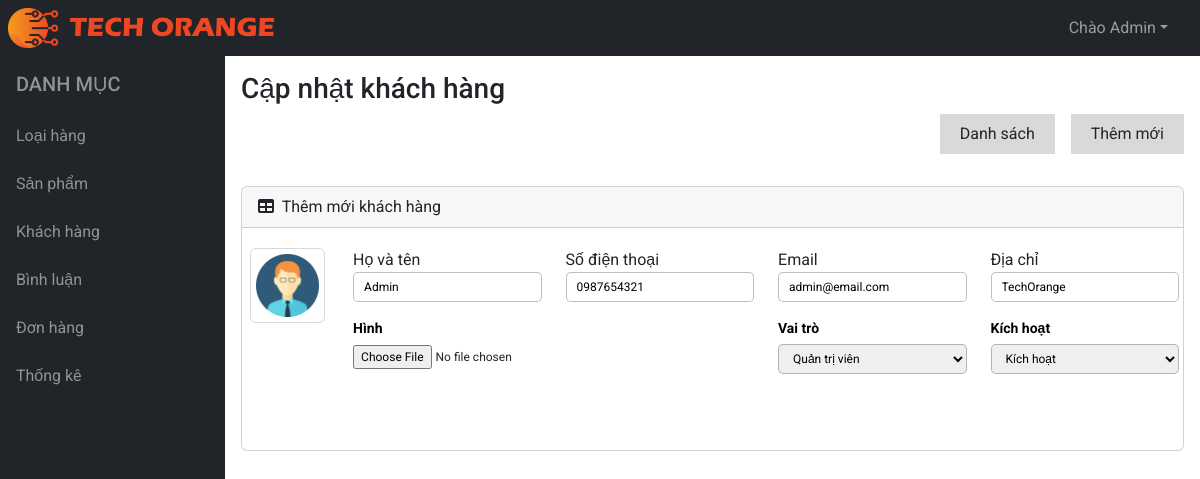
The app's page /admin/khach-hang/index.php?btn_edit&ma_nguoi_dung=1 with its own data.
### tables this page shows
CREATE TABLE IF NOT EXISTS `nguoi_dung` (
 `ma_nguoi_dung` INT NOT NULL AUTO_INCREMENT,
 `so_dien_thoai` VARCHAR(11) NOT NULL,
 `mat_khau` VARCHAR(100) NOT NULL,
 `ho_ten` VARCHAR(45) NOT NULL,
 `email` VARCHAR(100) NOT NULL,
 `hinh_anh` VARCHAR(100) NULL,
 `dia_chi` VARCHAR(100) NOT NULL,
 `vai_tro` TINYINT(1) DEFAULT 0,
 `kich_hoat` TINYINT(1) DEFAULT 1,
 PRIMARY KEY (`ma_nguoi_dung`));

### admin/khach-hang/index.php (called while the page is built, shortened)
<?php
require_once '../../global.php';
extract($_REQUEST);
if (exist_param("btn_insert")) {
    $phone_check = '/^[0-9]{10}+$/';
    $email_check = '/^[a-zA-Z0-9._%+-]+@*\.*$/';
    $insert_so_dien_thoai = ucfirst(trim(preg_replace('/\s+/', ' ', $insert_so_dien_thoai)));
    $save_image = save_file("hinh_anh", "$IMAGE_DIR/user/");
    $insert_hinh_anh = $save_image ? $save_image : "user.png";
    $insert_mat_khau1 = md5($insert_mat_khau);
    if (empty($insert_ho_ten) || empty($insert_email) || empty($insert_so_dien_thoai) || empty($insert_mat_khau)) {
        $MESSAGE = "Không được để trống các field";
    } elseif (!preg_match($phone_check, $insert_so_dien_thoai)) {
        $MESSAGE = "Số điện thoại không hợp lệ";
    } elseif (!filter_var($insert_email, FILTER_VALIDATE_EMAIL)) {
        $MESSAGE = "Email không không hợp lệ";
    } elseif (strlen($insert_mat_khau) < 6) {
        $MESSAGE = "Mật khẩu phải nhiều hơn 6 kí tự";
    } elseif (user_exist_phone($insert_so_dien_thoai)) {
        $MESSAGE = "Số điện thoại đã tồn tại";
    } elseif (user_exist_email($insert_email)) {
        $MESSAGE = "Email đã tồn tại đã tồn tại";
    } else {
        try {
            user_insert($insert_so_dien_thoai, $insert_mat_khau1, $insert_ho_ten, $insert_email, $insert_hinh_anh, $insert_dia_chi, $insert_vai_tro, $insert_kich_hoat);
            unset($insert_so_dien_thoai, $insert_mat_khau1, $insert_ho_ten, $insert_email, $insert_hinh_anh, $insert_dia_chi, $insert_vai_tro, $insert_kich_hoat);
            $MESSAGE_SUCCESS = "Thêm mới thành công!";
        } catch (Exception $exc) {
            $MESSAGE = "Thêm mới thất bại!";
        }
    }
    $VIEW_NAME = "khach-hang/new.php";
} elseif (exist_param("btn_edit")) {
    $items = user_select_by_id($ma_nguoi_dung);
    extract($items);
} elseif (exist_param("btn_list")) {
    $items = user_select_all();
    $VIEW_NAME = "khach-hang/list.php";
} else {
    $VIEW_NAME = "khach-hang/new.php";
}
require "../layout.php";

### models/pdo.php (called while the page is built, shortened)
<?php
function pdo_get_connection()
{
    $servername = "localhost";
    $dbname = "db_techorange";
    $username = "root";
    $password = "";
    try {
        $conn = new PDO("mysql:host=$servername;dbname=$dbname", $username, $password);
        $conn->setAttribute(PDO::ATTR_ERRMODE, PDO::ERRMODE_EXCEPTION);
        return $conn;
    } catch (PDOException $e) {
        echo "Connection failed: " . $e->getMessage();
    }
}
function pdo_query_one($sql)
{
    $sql_args = array_slice(func_get_args(), 1);
    try {
        $conn = pdo_get_connection();
        $stmt = $conn->prepare($sql);
        $stmt->execute($sql_args);
        $row = $stmt->fetch(PDO::FETCH_ASSOC);
        return $row;
    } catch (PDOException $e) {
        echo "Error: " . $e->getMessage();
    } finally {
        unset($conn);
    }
}

### models/user.php (called while the page is built, shortened)
<?php
require_once 'pdo.php';
function user_select_by_id($ma_nguoi_dung)
{
  $sql = "SELECT * FROM nguoi_dung WHERE ma_nguoi_dung=?";
  return pdo_query_one($sql, $ma_nguoi_dung);
}

### global.php (called while the page is built, shortened)
<?php
$URL = "/TechOrange";
$imagesURL = "$URL/assets/images";
?>

### admin/khach-hang/edit.php (the view, shortened to what this page needs)
<main>
    <div class="container-fluid p-3">
        <h3>Cập nhật khách hàng</h3>
        <div class="tools">
            <div class="d-flex ms-auto gap-3">
                <a href="index.php?btn_list">Danh sách</a>
                <a href="index.php?btn_new">Thêm mới</a>
            </div>
        </div>
    </div>
    <div class="card m-3">
        <div class="card-header">
            <i class="fas fa-table me-1"></i>
            Thêm mới khách hàng
        </div>
        <div class="content_sp">
            <form class="d-flex gap-3" action="index.php" method="post" enctype="multipart/form-data">
                <div class="col-1">
                    <div class="row img-thumbnail">
                        <?php if(is_file("../../assets/images/User/".$hinh_anh)) : ?>
                            <img src="<?= $imagesURL ?>/User/<?= $hinh_anh ?>" alt="">
                        <?php else : ?>
                            <img src="<?= $imagesURL ?>/User/admin.png" alt="">
                        <?php endif; ?>
                    </div>
                </div>
                <div class="col-11 d-flex flex-column gap-3">
                    <div class="row">
                        <div class="col">
                            <label>Họ và tên</label>
                            <input type="text" name="edit_ho_ten" class="field-input" placeholder="abc" value="<?= $ho_ten ?>">
                        </div>
                        <div class="col">
                            <label>Số điện thoại</label>
                            <input class="field-input w-100" name="edit_so_dien_thoai" type="number" placeholder="09..." value="<?= $so_dien_thoai ?>">
                        </div>
                        <div class="col">
                            <label>Email</label>
                            <input class="field-input w-100" name="edit_email" type="email" placeholder="abc@gmail.com" value="<?= $email ?>">
                        </div>
                        <div class="col">
                            <label>Địa chỉ</label>
                            <input type="text" name="edit_dia_chi" placeholder="Nhập địa chỉ" value="<?= $dia_chi ?>">
                        </div>
                    </div>
                    <div class="row">
                        <div class="col-6">
                            <div class="row"><span>Hình</span></div>
                            <input type="file" name="up_anh">
                        </div>
                        <div class="col">
                            <div class="row"><span>Vai trò</span></div>
                            <select name="edit_vai_tro">
                                <option value="1" <?= $vai_tro == 1 ? "selected" : ""; ?>>Quản trị viên</option>
                            </select>
                        </div>
                        <div class="col">
                            <div class="row"><span>Kích hoạt</span></div>
                            <select name="edit_kich_hoat">
                                <option value="1" <?= $kich_hoat == 1 ? "selected" : ""; ?>>Kích hoạt</option>
                            </select>
                        </div>
                    </div>
                    <div class="form-group">
                        <button type="submit" name="btn_update">Cập nhật</button>
                    </div>
                </div>
            </form>
        </div>
    </div>
</main>

### assets/css/style.css (style rules this page uses)
* { margin: 0; padding: 0; box-sizing: border-box; font-family: 'Roboto', sans-serif; }
a { text-decoration: none; }
img { width: 100%; height: 100%; object-fit: cover; }
input[type="number"] { -webkit-appearance: textfield; -moz-appearance: textfield; appearance: textfield; }

### records on screen
nguoi_dung: edit_ho_ten "Admin", edit_so_dien_thoai "0987654321", edit_email "admin@email.com", edit_dia_chi "TechOrange", edit_vai_tro "Quản trị viên", edit_kich_hoat "Kích hoạt"
